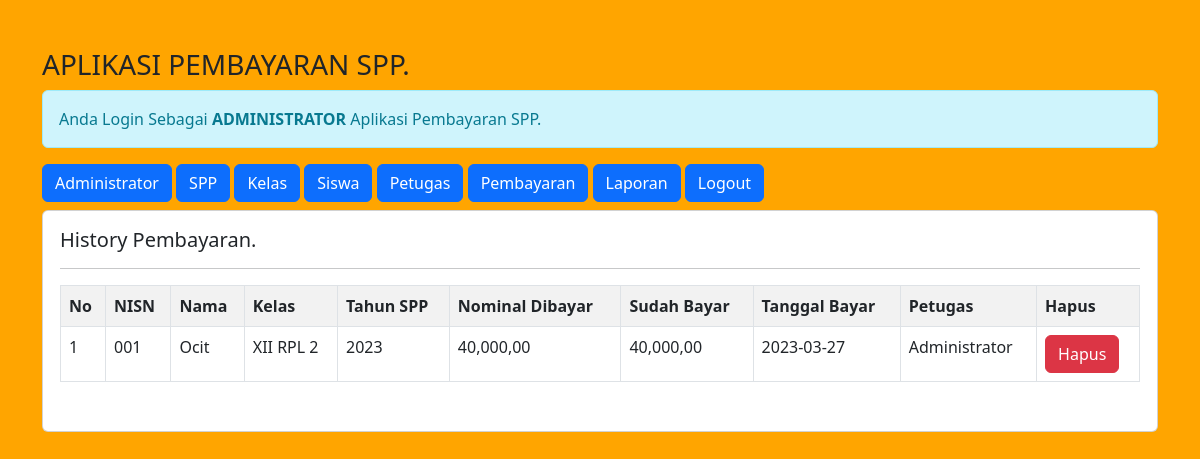
Screenshot of /admin/admin.php?url=history-pembayaran&nisn=001 (signed in) with the database file from the repository.
### tables this page shows
CREATE TABLE `pembayaran` (
  `id_pembayaran` int(11) NOT NULL,
  `id_petugas` int(11) NOT NULL,
  `nisn` varchar(10) NOT NULL,
  `tgl_bayar` date NOT NULL,
  `bulan_dibayar` varchar(8) NOT NULL,
  `tahun_dibayar` varchar(4) NOT NULL,
  `id_spp` int(11) NOT NULL,
  `jumlah_bayar` int(11) NOT NULL
);

CREATE TABLE `siswa` (
  `nisn` char(10) NOT NULL,
  `nis` char(8) NOT NULL,
  `nama` varchar(35) NOT NULL,
  `id_kelas` int(11) NOT NULL,
  `alamat` text NOT NULL,
  `no_telp` varchar(13) NOT NULL,
  `id_spp` int(11) NOT NULL
);

CREATE TABLE `kelas` (
  `id_kelas` int(11) NOT NULL,
  `nama_kelas` varchar(10) NOT NULL,
  `kompetensi_keahlian` varchar(50) NOT NULL
);

CREATE TABLE `spp` (
  `id_spp` int(11) NOT NULL,
  `tahun` int(11) NOT NULL,
  `nominal` int(11) NOT NULL
);

CREATE TABLE `petugas` (
  `id_petugas` int(11) NOT NULL,
  `username` varchar(25) NOT NULL,
  `password` varchar(32) NOT NULL,
  `nama_petugas` varchar(35) NOT NULL,
  `level` enum('admin','petugas') NOT NULL
);

### admin/history-pembayaran.php (the view)
<?php
$nisn = $_GET['nisn'];
 ?>
<h5>History Pembayaran.</h5>
<hr>
<table class="table table-striped table-bordered">
	<tr class="fw-bold">
		<td>No</td>
		<td>NISN</td>
		<td>Nama</td>
		<td>Kelas</td>
		<td>Tahun SPP</td>
		<td>Nominal Dibayar</td>
		<td>Sudah Bayar</td>
		<td>Tanggal Bayar</td>
		<td>Petugas</td>
		<td>Hapus</td>
	</tr>
	<?php
	include'../koneksi.php';
	$no = 1;
	$sql = "SELECT*FROM pembayaran,siswa,kelas,spp,petugas WHERE pembayaran.nisn=siswa.nisn  AND siswa.id_kelas=kelas.id_kelas AND pembayaran.id_spp=spp.id_spp AND pembayaran.id_petugas=petugas.id_petugas AND pembayaran.nisn='$nisn' ORDER BY tgl_bayar DESC";
	$query = mysqli_query($koneksi, $sql);
	foreach ($query as $data) {
 	 ?>
	 <tr>
	 	<td><?= $no++; ?></td>
	 	<td><?= $data['nisn'] ?></td>
	 	<td><?= $data['nama'] ?></td>
	 	<td><?= $data['nama_kelas'] ?></td>
	 	<td><?= $data['tahun'] ?></td>
	 	<td><?= number_format( $data['nominal'],2, ',', ',');?></td>
	 	<td><?= number_format( $data['jumlah_bayar'],2, ',', ',');?></td>
	 	<td><?= $data['tgl_bayar'] ?></td>
	 	<td><?= $data['nama_petugas'] ?></td>
	 	<td>
			<a href="?url=hapus-pembayaran&id_pembayaran=<?= $data['id_pembayaran'] ?>"
				class= 'btn btn-danger'>Hapus</a>
	 	</td>
	 </tr>
	 <?php } ?>
</table>

### rows the page displays
pembayaran: siswa.nisn "001", siswa.nama "Ocit", kelas.nama_kelas "XII RPL 2", id_spp.tahun "2023", id_spp.nominal "40,000,00", jumlah_bayar "40,000,00", tgl_bayar "2023-03-27", id_petugas.nama_petugas "Administrator"
